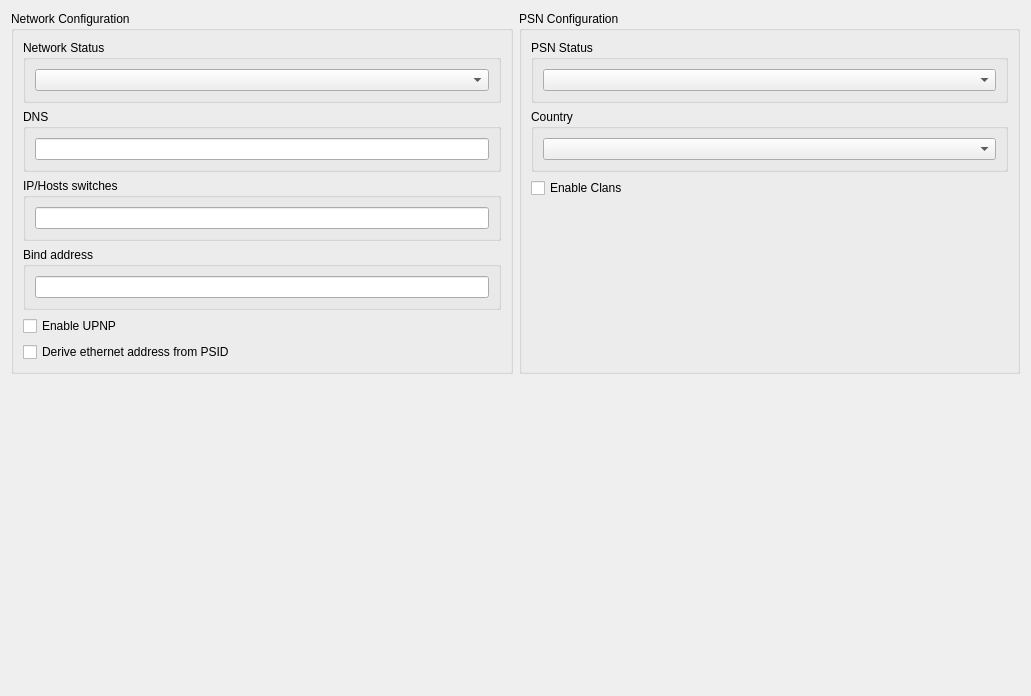
         <widget class="QWidget" name="networkTabScrollContents">
          <property name="geometry">
           <rect>
            <x>0</x>
            <y>0</y>
            <width>1031</width>
            <height>696</height>
           </rect>
          </property>
          <layout class="QVBoxLayout" name="networkTabScrollContentsLayout">
           <item>
            <layout class="QHBoxLayout" name="networkTabLayout" stretch="0,0">
             <item>
              <widget class="QGroupBox" name="gb_network_status">
               <property name="title">
                <string>Network Configuration</string>
               </property>
               <layout class="QVBoxLayout" name="gb_network_status_layout" stretch="0,0,0,0,0,0,0">
                <item>
                 <widget class="QGroupBox" name="gb_netStatusBox">
                  <property name="title">
                   <string>Network Status</string>
                  </property>
                  <layout class="QVBoxLayout" name="gb_netStatusBox_layout">
                   <item>
                    <widget class="QComboBox" name="netStatusBox"/>
                   </item>
                  </layout>
                 </widget>
                </item>
                <item>
                 <widget class="QGroupBox" name="gb_edit_dns">
                  <property name="title">
                   <string>DNS</string>
                  </property>
                  <layout class="QVBoxLayout" name="gb_edit_dns_layout">
                   <item>
                    <widget class="QLineEdit" name="edit_dns">
                     <property name="sizePolicy">
                      <sizepolicy hsizetype="Preferred" vsizetype="Fixed">
                       <horstretch>0</horstretch>
                       <verstretch>0</verstretch>
                      </sizepolicy>
                     </property>
                    </widget>
                   </item>
                  </layout>
                 </widget>
                </item>
                <item>
                 <widget class="QGroupBox" name="gb_edit_swaps">
                  <property name="title">
                   <string>IP/Hosts switches</string>
                  </property>
                  <layout class="QVBoxLayout" name="gb_edit_swaps_layout">
                   <item>
                    <widget class="QLineEdit" name="edit_swaps">
                     <property name="sizePolicy">
                      <sizepolicy hsizetype="Preferred" vsizetype="Fixed">
                       <horstretch>0</horstretch>
                       <verstretch>0</verstretch>
                      </sizepolicy>
                     </property>
                    </widget>
                   </item>
                  </layout>
                 </widget>
                </item>
                <item>
                 <widget class="QGroupBox" name="gb_edit_bind">
                  <property name="title">
                   <string>Bind address</string>
                  </property>
                  <layout class="QVBoxLayout" name="gb_edit_bind_layout">
                   <item>
                    <widget class="QLineEdit" name="edit_bind">
                     <property name="sizePolicy">
                      <sizepolicy hsizetype="Preferred" vsizetype="Fixed">
                       <horstretch>0</horstretch>
                       <verstretch>0</verstretch>
                      </sizepolicy>
                     </property>
                    </widget>
                   </item>
                  </layout>
                 </widget>
                </item>
                <item>
                 <widget class="QCheckBox" name="enable_upnp">
                  <property name="text">
                   <string>Enable UPNP</string>
                  </property>
                 </widget>
                </item>
                <item>
                 <widget class="QCheckBox" name="derive_mac_from_psid">
                  <property name="text">
                   <string>Derive ethernet address from PSID</string>
                  </property>
                 </widget>
                </item>
                <item>
                 <spacer name="networkTabSpacerLeft">
                  <property name="orientation">
                   <enum>Qt::Orientation::Vertical</enum>
                  </property>
                  <property name="sizeType">
                   <enum>QSizePolicy::Policy::MinimumExpanding</enum>
                  </property>
                  <property name="sizeHint" stdset="0">
                   <size>
                    <width>0</width>
                    <height>0</height>
                   </size>
                  </property>
                 </spacer>
                </item>
               </layout>
              </widget>
             </item>
             <item>
              <widget class="QGroupBox" name="gb_psn_config">
               <property name="title">
                <string>PSN Configuration</string>
               </property>
               <layout class="QVBoxLayout" name="gb_psn_config_layout">
                <item>
                 <widget class="QGroupBox" name="gb_psnStatusBox">
                  <property name="title">
                   <string>PSN Status</string>
                  </property>
                  <layout class="QVBoxLayout" name="gb_psnStatusBox_layout">
                   <item>
                    <widget class="QComboBox" name="psnStatusBox"/>
                   </item>
                  </layout>
                 </widget>
                </item>
                <item>
                 <widget class="QGroupBox" name="gb_psnCountryBox">
                  <property name="title">
                   <string>Country</string>
                  </property>
                  <layout class="QVBoxLayout" name="gb_psnCountryBox_layout">
                   <item>
                    <widget class="QComboBox" name="psnCountryBox"/>
                   </item>
                  </layout>
                 </widget>
                </item>
                <item>
                 <widget class="QCheckBox" name="enable_clans">
                  <property name="text">
                   <string>Enable Clans</string>
                  </property>
                 </widget>
                </item>
                <item>
                 <spacer name="networkTabSpacerRight">
                  <property name="orientation">
                   <enum>Qt::Orientation::Vertical</enum>
                  </property>
                  <property name="sizeType">
                   <enum>QSizePolicy::Policy::MinimumExpanding</enum>
                  </property>
                  <property name="sizeHint" stdset="0">
                   <size>
                    <width>0</width>
                    <height>0</height>
                   </size>
                  </property>
                 </spacer>
                </item>
               </layout>
              </widget>
             </item>
            </layout>
           </item>
           <item>
            <spacer name="networkTabSpacer">
             <property name="orientation">
              <enum>Qt::Orientation::Vertical</enum>
             </property>
             <property name="sizeType">
              <enum>QSizePolicy::Policy::MinimumExpanding</enum>
             </property>
             <property name="sizeHint" stdset="0">
              <size>
               <width>0</width>
               <height>0</height>
              </size>
             </property>
            </spacer>
           </item>
          </layout>
         </widget>
